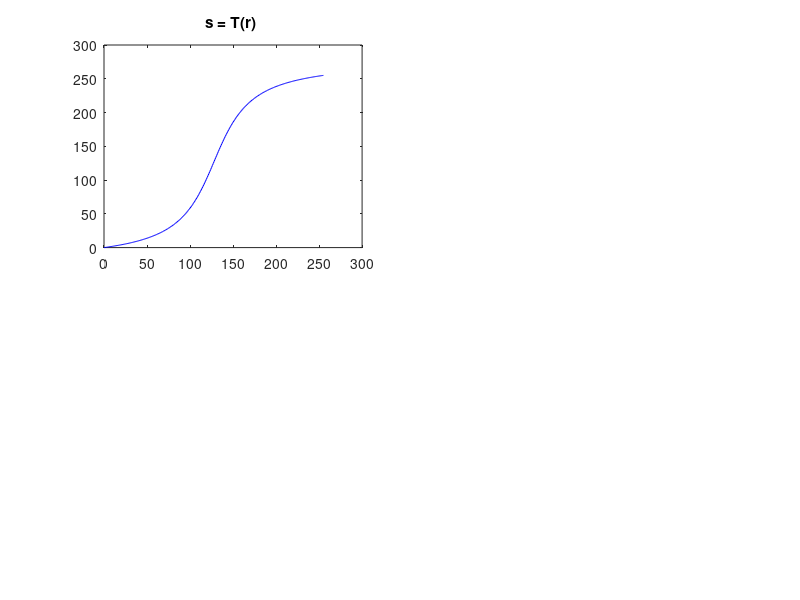

This chart was generated by the following MATLAB code: (Note: this script raises an error after producing the figure.)
%%  Figure of s = T(r) 
r = [0:255];
sori = atan(double((r-128)/32));
s = ((sori-sori(1)) * 255) / (sori(256)-sori(1));
subplot(2,2,1);
plot(r,s,'b');
title('s = T(r) ');
%%  Table of transformation function 
table = [r;s];
T = array2table(table.','VariableNames',{'r','s'})
fig = uifigure;
uit = uitable(fig,'Data',T);
%writetable(T,'Table of transformation function .xlsx')
%%   output image 
I = imread('Bird feeding 3 low contrast.tif');
out = (atan((double(I)-128)/32)-sori(1))*(255/(sori(256)-sori(1)));
%1.3258
subplot(2,2,2);
imshow(out,[0 255]);
title('output image');
%%    original and output histograms
subplot(2,2,3);
histogram(I);
title('original histogram');
subplot(2,2,4);
histogram(out);
title('output histogram');